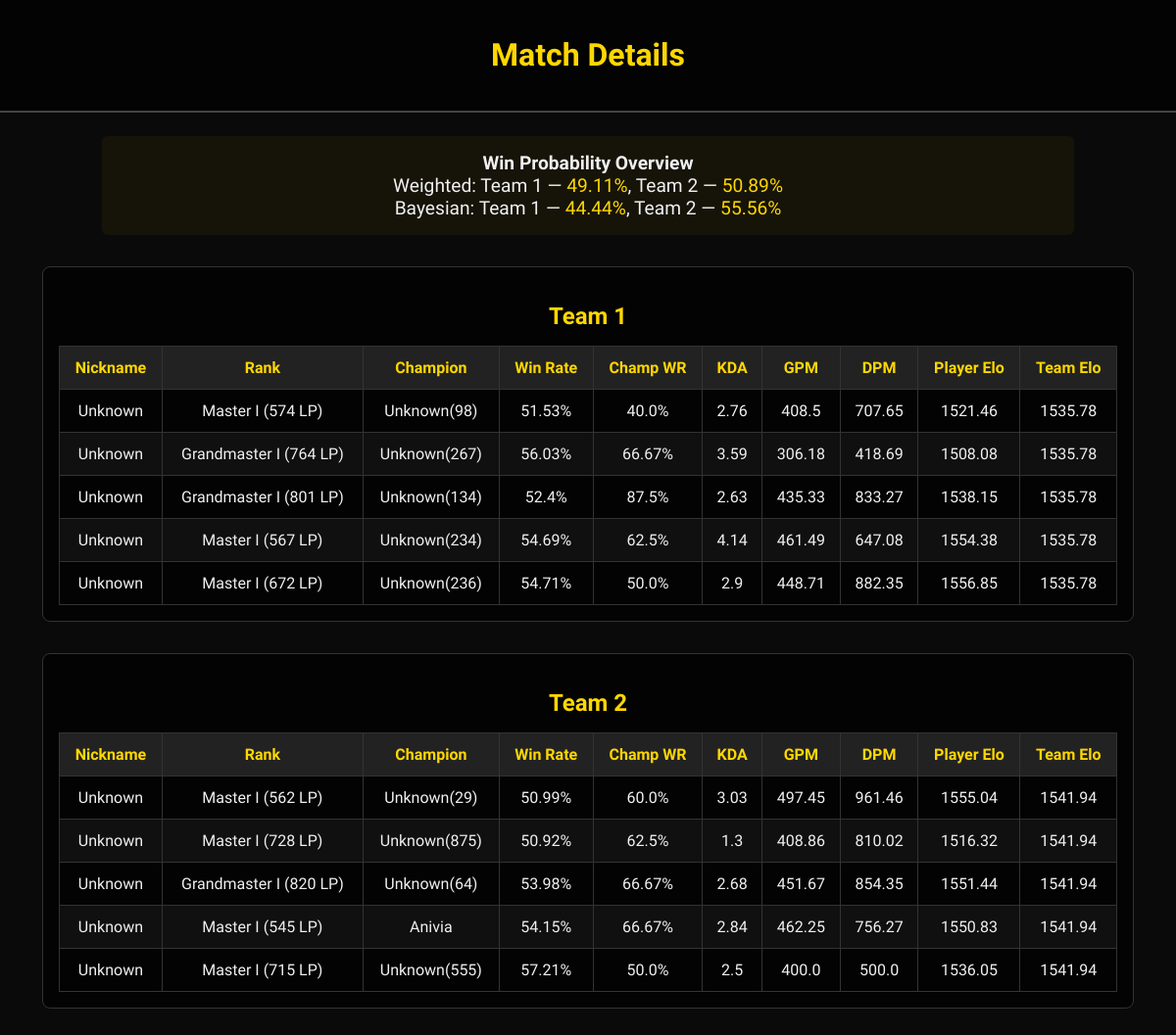
The app's page /match/1 with its own data.
### tables this page shows
CREATE TABLE matches (
            match_id INTEGER PRIMARY KEY AUTOINCREMENT,
            summoner TEXT NOT NULL,
            server TEXT NOT NULL,
            timestamp TEXT NOT NULL,
            team1_win_probability REAL,
            team2_win_probability REAL,
            team1_win_probability_bayes REAL,
            team2_win_probability_bayes REAL
        );

CREATE TABLE players (
            player_id INTEGER PRIMARY KEY AUTOINCREMENT,
            match_id INTEGER NOT NULL,
            nickname TEXT NOT NULL,
            champion TEXT NOT NULL,
            rank TEXT,
            general_winrate REAL,
            champion_winrate REAL,
            kda REAL,
            gold_per_minute REAL,
            damage_per_minute REAL,
            FOREIGN KEY (match_id) REFERENCES matches(match_id)
        );

### app.py (the view)
@app.route('/match/<int:match_id>')
def match_details(match_id):
    match = get_match_by_id(match_id)
    players = get_match_data(match_id)
    return render_template("match_details.html", match=match, players=players)

### database.py (called while the page is built)
def get_match_by_id(match_id):
    conn = sqlite3.connect(DB_PATH)
    cursor = conn.cursor()
    cursor.execute("""
        SELECT * FROM matches WHERE match_id = ?
    """, (match_id,))
    match = cursor.fetchone()
    conn.close()
    return match

### elo_calculator.py (called while the page is built)
def convert_rank_to_elo(rank_str):
    match = re.match(r"(\w+) (\d) \((\d+)LP\)", rank_str)
    if not match:
        return 1500  # Default for unranked
    tier, division, lp = match.groups()
    base = rank_values.get(tier, 1500)
    bonus = (4 - int(division)) * 50
    return base + bonus + int(lp)

def stat_influence(value, metric, weight):
    try:
        value = float(value)
    except:
        value = pop_means[metric]
    z = (value - pop_means[metric]) / pop_std[metric]
    return z * weight * 100  # influence in Elo units

def calculate_player_elo(player):
    rank_elo = convert_rank_to_elo(player.get("rank", "Unranked"))
    winrate_infl = stat_influence(player.get("general_winrate", 50), "win_rate", weights["win_rate"])
    kda_infl = stat_influence(player.get("kda", 2.5), "kda", weights["kda"])
    gpm_infl = stat_influence(player.get("gold_per_minute", 400), "gold_per_minute", weights["gold_per_minute"])
    dpm_infl = stat_influence(player.get("damage_per_minute", 500), "damage_per_minute", weights["damage_per_minute"])
    total_elo = rank_elo + winrate_infl + kda_infl + gpm_infl + dpm_infl
    return total_elo

### templates/match_details.html (shortened to what this page needs)
<!DOCTYPE html>
<html lang="en">
<head>
</head>
<body>
  <header>
    <h1>Match Details</h1>
  </header>
  <div class="overview">
    <strong>Win Probability Overview</strong><br>
    Weighted: Team 1 — <span style="color: gold;">{{ match[4] }}%</span>, Team 2 — <span style="color: gold;">{{ match[5] }}%</span><br>
    Bayesian: Team 1 — <span style="color: gold;">{{ match[6] }}%</span>, Team 2 — <span style="color: gold;">{{ match[7] }}%</span>
  </div>
  <div class="team-section">
    <h2>Team 1</h2>
    <table>
      <thead>
        <tr>
          <th>Nickname</th>
          <th>Rank</th>
          <th>Champion</th>
          <th>Win Rate</th>
          <th>Champ WR</th>
          <th>KDA</th>
          <th>GPM</th>
          <th>DPM</th>
          <th>Player Elo</th>
          <th>Team Elo</th>
        </tr>
      </thead>
      <tbody>
        {% for player in players[:5] %}
        <tr>
          <td>{{ player[0] }}</td>
          <td>{{ player[1] }}</td>
          <td>{{ player[2] }}</td>
          <td>{{ player[3] }}%</td>
          <td>{{ player[4] }}%</td>
          <td>{{ player[5] }}</td>
          <td>{{ player[6] }}</td>
          <td>{{ player[7] }}</td>
          <td>{{ player[8] }}</td>
          <td>{{ player[9] }}</td>
        </tr>
        {% endfor %}
      </tbody>
    </table>
  </div>
  <div class="team-section">
    <h2>Team 2</h2>
    <table>
      <thead>
        <tr>
          <th>Nickname</th>
          <th>Rank</th>
          <th>Champion</th>
          <th>Win Rate</th>
          <th>Champ WR</th>
          <th>KDA</th>
          <th>GPM</th>
          <th>DPM</th>
          <th>Player Elo</th>
          <th>Team Elo</th>
        </tr>
      </thead>
      <tbody>
        {% for player in players[5:] %}
        <tr>
          <td>{{ player[0] }}</td>
          <td>{{ player[1] }}</td>
          <td>{{ player[2] }}</td>
          <td>{{ player[3] }}%</td>
          <td>{{ player[4] }}%</td>
          <td>{{ player[5] }}</td>
          <td>{{ player[6] }}</td>
          <td>{{ player[7] }}</td>
          <td>{{ player[8] }}</td>
          <td>{{ player[9] }}</td>
        </tr>
        {% endfor %}
      </tbody>
    </table>
  </div>
</body>
</html>

### templates/match_details.html (style rules this page uses)
body { font-family: 'Beaufort for LOL', serif; margin: 0; background-color: #0a0a0a; color: #f0f0f0; background-size: cover; background-position: center; background-repeat: no-repeat; }
header { background-color: rgba(0, 0, 0, 0.7); padding: 1rem 2rem; border-bottom: 2px solid #444; text-align: center; }
h1 { color: gold; font-size: 2rem; }
.team-section { width: 90%; margin: 2rem auto; padding: 1rem; background-color: rgba(0, 0, 0, 0.7); border: 1px solid #333; border-radius: 8px; }
h2 { text-align: center; color: gold; margin-bottom: 1rem; }
.overview { text-align: center; font-size: 1.2rem; margin: 1.5rem auto; background-color: rgba(255, 215, 0, 0.05); padding: 1rem; border-radius: 6px; width: 80%; }
table { width: 100%; border-collapse: collapse; }
th, td { border: 1px solid #333; padding: 0.75rem; text-align: center; }
th { background-color: #222; color: gold; }
tr:nth-child(even) { background-color: rgba(255, 255, 255, 0.05); }

### records on screen
matches: team1_win_probability "49.11", team2_win_probability "50.89", team1_win_probability_bayes "44.44", team2_win_probability_bayes "55.56"
players: nickname "Unknown", rank "Master I (574 LP)", champion "Unknown(98)", general_winrate "51.53", champion_winrate "40.0", kda "2.76", gold_per_minute "408.5", damage_per_minute "707.65", player "1521.46", player "1535.78"
players: nickname "Unknown", rank "Grandmaster I (764 LP)", champion "Unknown(267)", general_winrate "56.03", champion_winrate "66.67", kda "3.59", gold_per_minute "306.18", damage_per_minute "418.69", player "1508.08", player "1535.78"
players: nickname "Unknown", rank "Grandmaster I (801 LP)", champion "Unknown(134)", general_winrate "52.4", champion_winrate "87.5", kda "2.63", gold_per_minute "435.33", damage_per_minute "833.27", player "1538.15", player "1535.78"
players: nickname "Unknown", rank "Master I (567 LP)", champion "Unknown(234)", general_winrate "54.69", champion_winrate "62.5", kda "4.14", gold_per_minute "461.49", damage_per_minute "647.08", player "1554.38", player "1535.78"
players: nickname "Unknown", rank "Master I (672 LP)", champion "Unknown(236)", general_winrate "54.71", champion_winrate "50.0", kda "2.9", gold_per_minute "448.71", damage_per_minute "882.35", player "1556.85", player "1535.78"
players: nickname "Unknown", rank "Master I (562 LP)", champion "Unknown(29)", general_winrate "50.99", champion_winrate "60.0", kda "3.03", gold_per_minute "497.45", damage_per_minute "961.46", player "1555.04", player "1541.94"
players: nickname "Unknown", rank "Master I (728 LP)", champion "Unknown(875)", general_winrate "50.92", champion_winrate "62.5", kda "1.3", gold_per_minute "408.86", damage_per_minute "810.02", player "1516.32", player "1541.94"
players: nickname "Unknown", rank "Grandmaster I (820 LP)", champion "Unknown(64)", general_winrate "53.98", champion_winrate "66.67", kda "2.68", gold_per_minute "451.67", damage_per_minute "854.35", player "1551.44", player "1541.94"
players: nickname "Unknown", rank "Master I (545 LP)", champion "Anivia", general_winrate "54.15", champion_winrate "66.67", kda "2.84", gold_per_minute "462.25", damage_per_minute "756.27", player "1550.83", player "1541.94"
players: nickname "Unknown", rank "Master I (715 LP)", champion "Unknown(555)", general_winrate "57.21", champion_winrate "50.0", kda "2.5", gold_per_minute "400.0", damage_per_minute "500.0", player "1536.05", player "1541.94"
